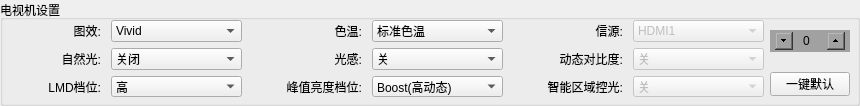
   <widget class="QGroupBox" name="groupBox2">
    <property name="geometry">
     <rect>
      <x>10</x>
      <y>304</y>
      <width>860</width>
      <height>106</height>
     </rect>
    </property>
    <property name="font">
     <font>
      <bold>false</bold>
     </font>
    </property>
    <property name="title">
     <string>电视机设置</string>
    </property>
    <widget class="QPushButton" name="pushButtonSetDefault">
     <property name="geometry">
      <rect>
       <x>770</x>
       <y>72</y>
       <width>80</width>
       <height>24</height>
      </rect>
     </property>
     <property name="cursor">
      <cursorShape>PointingHandCursor</cursorShape>
     </property>
     <property name="text">
      <string>一键默认</string>
     </property>
    </widget>
    <widget class="QSpinBox" name="spinBox">
     <property name="geometry">
      <rect>
       <x>770</x>
       <y>30</y>
       <width>80</width>
       <height>22</height>
      </rect>
     </property>
     <property name="styleSheet">
      <string notr="true">QSpinBox {
    padding-left: 10px;
    padding-right: 10px;
	background-color:#a1a1a1;
    text-align:center;
}
QSpinBox::up-button {
    subcontrol-position: right;
    right: 5px; /* 向左偏移（实验性，效果有限）*/

    width: 18px;
    height: 18px; 
    subcontrol-origin: border;        /* ✅ 必须设，否则尺寸无效 */
}
QSpinBox::down-button {
    subcontrol-position: left;
    left: 5px;
    width: 18px;
    height: 18px; 
    subcontrol-origin: border;        /* ✅ 必须设，否则尺寸无效 */
}</string>
     </property>
     <property name="minimum">
      <number>-1000</number>
     </property>
     <property name="maximum">
      <number>9999</number>
     </property>
    </widget>
    <widget class="QWidget" name="layoutWidget">
     <property name="geometry">
      <rect>
       <x>13</x>
       <y>20</y>
       <width>751</width>
       <height>77</height>
      </rect>
     </property>
     <layout class="QGridLayout" name="gridLayout_4" columnstretch="4,6,5,6,5,6">
      <property name="horizontalSpacing">
       <number>10</number>
      </property>
      <item row="0" column="0">
       <widget class="QLabel" name="label_30">
        <property name="text">
         <string>图效:</string>
        </property>
        <property name="alignment">
         <set>Qt::AlignmentFlag::AlignRight|Qt::AlignmentFlag::AlignTrailing|Qt::AlignmentFlag::AlignVCenter</set>
        </property>
       </widget>
      </item>
      <item row="0" column="1">
       <widget class="QComboBox" name="comboBoxTV1">
        <property name="currentIndex">
         <number>2</number>
        </property>
        <property name="maxVisibleItems">
         <number>30</number>
        </property>
        <item>
         <property name="text">
          <string>标准(Standard)</string>
         </property>
        </item>
        <item>
         <property name="text">
          <string>Movie(电影)</string>
         </property>
        </item>
        <item>
         <property name="text">
          <string>Vivid</string>
         </property>
        </item>
        <item>
         <property name="text">
          <string>TSR计算画质</string>
         </property>
        </item>
        <item>
         <property name="text">
          <string>Intelligent</string>
         </property>
        </item>
        <item>
         <property name="text">
          <string>Sports</string>
         </property>
        </item>
        <item>
         <property name="text">
          <string>Game</string>
         </property>
        </item>
        <item>
         <property name="text">
          <string>PC</string>
         </property>
        </item>
        <item>
         <property name="text">
          <string>其他</string>
         </property>
        </item>
       </widget>
      </item>
      <item row="0" column="2">
       <widget class="QLabel" name="label_28">
        <property name="text">
         <string>色温:</string>
        </property>
        <property name="alignment">
         <set>Qt::AlignmentFlag::AlignRight|Qt::AlignmentFlag::AlignTrailing|Qt::AlignmentFlag::AlignVCenter</set>
        </property>
       </widget>
      </item>
      <item row="0" column="3">
       <widget class="QComboBox" name="comboBoxTV2">
        <property name="maxVisibleItems">
         <number>30</number>
        </property>
        <item>
         <property name="text">
          <string>标准色温</string>
         </property>
        </item>
        <item>
         <property name="text">
          <string>冷色温</string>
         </property>
        </item>
        <item>
         <property name="text">
          <string>暖色温</string>
         </property>
        </item>
       </widget>
      </item>
      <item row="0" column="4">
       <widget class="QLabel" name="label_31">
        <property name="text">
         <string>信源:</string>
        </property>
        <property name="alignment">
         <set>Qt::AlignmentFlag::AlignRight|Qt::AlignmentFlag::AlignTrailing|Qt::AlignmentFlag::AlignVCenter</set>
        </property>
       </widget>
      </item>
      <item row="0" column="5">
       <widget class="QComboBox" name="comboBoxTV0">
        <property name="enabled">
         <bool>false</bool>
        </property>
        <property name="editable">
         <bool>false</bool>
        </property>
        <property name="maxVisibleItems">
         <number>30</number>
        </property>
        <item>
         <property name="text">
          <string>HDMI1</string>
         </property>
        </item>
        <item>
         <property name="text">
          <string>HDMI2</string>
         </property>
        </item>
        <item>
         <property name="text">
          <string>HDMI3</string>
         </property>
        </item>
        <item>
         <property name="text">
          <string>HDMI4</string>
         </property>
        </item>
        <item>
         <property name="text">
          <string>USB</string>
         </property>
        </item>
        <item>
         <property name="text">
          <string>其他</string>
         </property>
        </item>
       </widget>
      </item>
      <item row="1" column="5">
       <widget class="QComboBox" name="comboBoxTV8">
        <property name="enabled">
         <bool>false</bool>
        </property>
        <property name="editable">
         <bool>false</bool>
        </property>
        <property name="maxVisibleItems">
         <number>30</number>
        </property>
        <item>
         <property name="text">
          <string>关</string>
         </property>
        </item>
        <item>
         <property name="text">
          <string>低</string>
         </property>
        </item>
        <item>
         <property name="text">
          <string>高</string>
         </property>
        </item>
        <item>
         <property name="text">
          <string>智能(自适应)</string>
         </property>
        </item>
       </widget>
      </item>
      <item row="1" column="4">
       <widget class="QLabel" name="label_25">
        <property name="text">
         <string>动态对比度:</string>
        </property>
        <property name="alignment">
         <set>Qt::AlignmentFlag::AlignRight|Qt::AlignmentFlag::AlignTrailing|Qt::AlignmentFlag::AlignVCenter</set>
        </property>
       </widget>
      </item>
      <item row="2" column="4">
       <widget class="QLabel" name="label_29">
        <property name="text">
         <string>智能区域控光:</string>
        </property>
        <property name="alignment">
         <set>Qt::AlignmentFlag::AlignRight|Qt::AlignmentFlag::AlignTrailing|Qt::AlignmentFlag::AlignVCenter</set>
        </property>
       </widget>
      </item>
      <item row="2" column="5">
       <widget class="QComboBox" name="comboBoxTV6">
        <property name="enabled">
         <bool>false</bool>
        </property>
        <property name="editable">
         <bool>false</bool>
        </property>
        <property name="maxVisibleItems">
         <number>30</number>
        </property>
        <item>
         <property name="text">
          <string>关</string>
         </property>
        </item>
        <item>
         <property name="text">
          <string>开</string>
         </property>
        </item>
       </widget>
      </item>
      <item row="1" column="2">
       <widget class="QLabel" name="label_32">
        <property name="text">
         <string>光感:</string>
        </property>
        <property name="alignment">
         <set>Qt::AlignmentFlag::AlignRight|Qt::AlignmentFlag::AlignTrailing|Qt::AlignmentFlag::AlignVCenter</set>
        </property>
       </widget>
      </item>
      <item row="1" column="3">
       <widget class="QComboBox" name="comboBoxTV7">
        <property name="maxVisibleItems">
         <number>30</number>
        </property>
        <item>
         <property name="text">
          <string>关</string>
         </property>
        </item>
        <item>
         <property name="text">
          <string>开</string>
         </property>
        </item>
       </widget>
      </item>
      <item row="2" column="3">
       <widget class="QComboBox" name="comboBoxTV4">
        <property name="maxVisibleItems">
         <number>30</number>
        </property>
        <item>
         <property name="text">
          <string>Boost(高动态)</string>
         </property>
        </item>
        <item>
         <property name="text">
          <string>高亮</string>
         </property>
        </item>
        <item>
         <property name="text">
          <string>标准</string>
         </property>
        </item>
        <item>
         <property name="text">
          <string>关</string>
         </property>
        </item>
       </widget>
      </item>
      <item row="2" column="2">
       <widget class="QLabel" name="label_26">
        <property name="text">
         <string>峰值亮度档位:</string>
        </property>
        <property name="alignment">
         <set>Qt::AlignmentFlag::AlignRight|Qt::AlignmentFlag::AlignTrailing|Qt::AlignmentFlag::AlignVCenter</set>
        </property>
       </widget>
      </item>
      <item row="1" column="0">
       <widget class="QLabel" name="label_27">
        <property name="text">
         <string>自然光:</string>
        </property>
        <property name="alignment">
         <set>Qt::AlignmentFlag::AlignRight|Qt::AlignmentFlag::AlignTrailing|Qt::AlignmentFlag::AlignVCenter</set>
        </property>
       </widget>
      </item>
      <item row="1" column="1">
       <widget class="QComboBox" name="comboBoxTV5">
        <property name="maxVisibleItems">
         <number>30</number>
        </property>
        <item>
         <property name="text">
          <string>关闭</string>
         </property>
        </item>
        <item>
         <property name="text">
          <string>节能</string>
         </property>
        </item>
       </widget>
      </item>
      <item row="2" column="1">
       <widget class="QComboBox" name="comboBoxTV3">
        <property name="maxVisibleItems">
         <number>30</number>
        </property>
        <item>
         <property name="text">
          <string>高</string>
         </property>
        </item>
        <item>
         <property name="text">
          <string>中</string>
         </property>
        </item>
        <item>
         <property name="text">
          <string>低</string>
         </property>
        </item>
        <item>
         <property name="text">
          <string>关</string>
         </property>
        </item>
       </widget>
      </item>
      <item row="2" column="0">
       <widget class="QLabel" name="label_33">
        <property name="text">
         <string>LMD档位:</string>
        </property>
        <property name="alignment">
         <set>Qt::AlignmentFlag::AlignRight|Qt::AlignmentFlag::AlignTrailing|Qt::AlignmentFlag::AlignVCenter</set>
        </property>
       </widget>
      </item>
     </layout>
    </widget>
   </widget>
